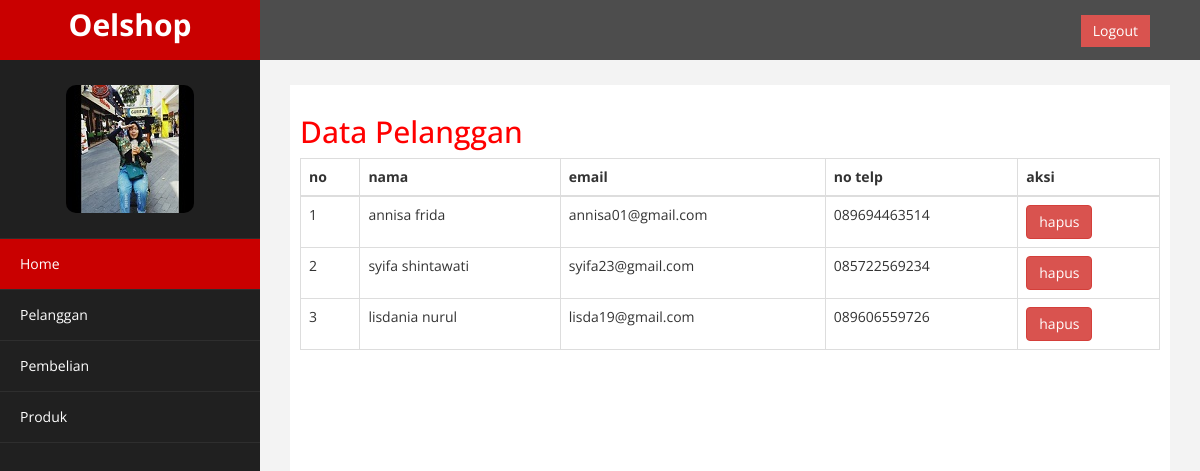
/Admin/pelanggan.php, run on the app's committed database.
### tables this page shows
CREATE TABLE `pelanggan` (
  `id_pelanggan` int(11) NOT NULL,
  `email_pelanggan` varchar(100) NOT NULL,
  `password_pelanggan` varchar(50) NOT NULL,
  `nama_pelanggan` varchar(100) NOT NULL,
  `no_telp` varchar(15) NOT NULL
);

### Admin/pelanggan.php (the view, shortened to what this page needs)
<?php include 'koneksi.php';?>
<!DOCTYPE html>
<html xmlns="http://www.w3.org/1999/xhtml">
<head>
    <link href="assets/css/bootstrap.css" rel="stylesheet" />
    <link href="assets/css/font-awesome.css" rel="stylesheet" />
    <link href="assets/js/morris/morris-0.4.3.min.css" rel="stylesheet" />
    <link href="assets/css/custom.css" rel="stylesheet" />
</head>
<body>
    <div id="wrapper">
        <nav class="navbar navbar-default navbar-cls-top " role="navigation" style="margin-bottom: 0">
            <div class="navbar-header">
                <a class="navbar-brand" href="index.html">Oelshop</a>
            </div>
  <div style="color: white;
padding: 15px 50px 5px 50px;
float: right;
font-size: 16px;">  <a href="logout.php" class="btn btn-danger square-btn-adjust">Logout</a> </div>
        </nav>
                <nav class="navbar-default navbar-side" role="navigation">
            <div class="sidebar-collapse">
                <ul class="nav" id="main-menu">
        <li class="text-center">
                    <img src="assets/img/nisa.jpg" class="user-image img-responsive"/>
          </li>
          <li>
                        <a class="active-menu"  href="index.php"><i class=""></i> Home</a>
                    </li>
                    <li>
                        <a   href="pelanggan.php"><i class=""></i> Pelanggan</a>
                    </li>
                      <li>
                        <a  href="pembelian.php"><i class=""></i> Pembelian</a>
                    </li>
                     <li>
                        <a  href="produk.php"><i class=""></i> Produk</a>
                    </li>
        </nav>
        <div id="page-wrapper" >
            <div id="page-inner">
                <div class="row">
                    <div class="col-md-12">
                     <h2>Data Pelanggan</h2>
<table class="table table-bordered">
	<thead>
		<tr>
			<th>no</th>
			<th>nama</th>
			<th>email</th>
			<th>no telp</th>
			<th>aksi</th>
		</tr>
	</thead>
	<tbody>
		<?php $nomor=1; ?>
		<?php $ambil=$koneksi->query("SELECT * FROM pelanggan"); ?>
		<?php while($pecah =$ambil->fetch_assoc()) { ?>
		<tr>
			<td><?php echo $nomor; ?></td>
			<td><?php echo $pecah['nama_pelanggan']; ?></td>
			<td><?php echo $pecah['email_pelanggan']; ?></td>
			<td><?php echo $pecah['no_telp']; ?></td>
			<td>
				<a href="" class="btn btn-danger">hapus</a>
			</td>
		</tr>
	<?php $nomor++; ?>
	<?php } ?>
	</tbody>
</table>
                    </div>
                </div>
                </div>
                </div>
                </div>
</body>
</html>

### Admin/assets/css/custom.css (style rules this page uses)
body { font-family: 'Open Sans', sans-serif; }
#wrapper { width: 100%; background:#202020; }
#page-wrapper { padding: 15px 15px; min-height: 600px; background:#F3F3F3; }
#page-inner { width:100%; margin:10px 20px 10px 0px; background-color:#fff!important; padding:10px; min-height:1200px; }
.text-center { text-align:center; }
h2 { color: #f00; }
.square-btn-adjust { border: 0px solid transparent; -webkit-border-radius: 0px; -moz-border-radius: 0px; border-radius: 0px; }
.user-image { margin: 25px auto; -webkit-border-radius: 10px; -moz-border-radius: 10px; border-radius: 10px; max-height:170px; max-width:170px; }
.navbar-cls-top .navbar-brand { color: #fff; background: #C90000; width: 260px; text-align: center; height: 60px; font-size: 30px; font-weight: 700; }
.active-menu { background-color:#C90000!important; }
.sidebar-collapse , .sidebar-collapse .nav { background:none; }
.sidebar-collapse .nav { padding:0; }
.sidebar-collapse .nav > li > a { color:#fff; background:#202020; text-shadow:none; }
.sidebar-collapse > .nav > li > a { padding:15px 10px; }
.sidebar-collapse > .nav > li { border-bottom: 1px solid rgba(107, 108, 109, 0.19); }
.navbar-side { border:none; background-color: #202020; }
.navbar-cls-top { background:#4D4D4D; border-bottom:none; }
.navbar-default { border:0px solid black; }
.navbar-header { background: #A70303; }
@media (min-width:768px) { #page-wrapper { margin: 0 0 0 260px; padding: 15px 30px; min-height: 1200px; } }
@media (min-width:768px) { .navbar-side { z-index: 1; position: absolute; width: 260px; } }
@media (min-width:768px) { .navbar { border-radius: 0px; } }

### data on the page
pelanggan: nama_pelanggan "annisa frida", email_pelanggan "annisa01@gmail.com", no_telp "089694463514"
pelanggan: nama_pelanggan "syifa shintawati", email_pelanggan "syifa23@gmail.com", no_telp "085722569234"
pelanggan: nama_pelanggan "lisdania nurul", email_pelanggan "lisda19@gmail.com", no_telp "089606559726"
